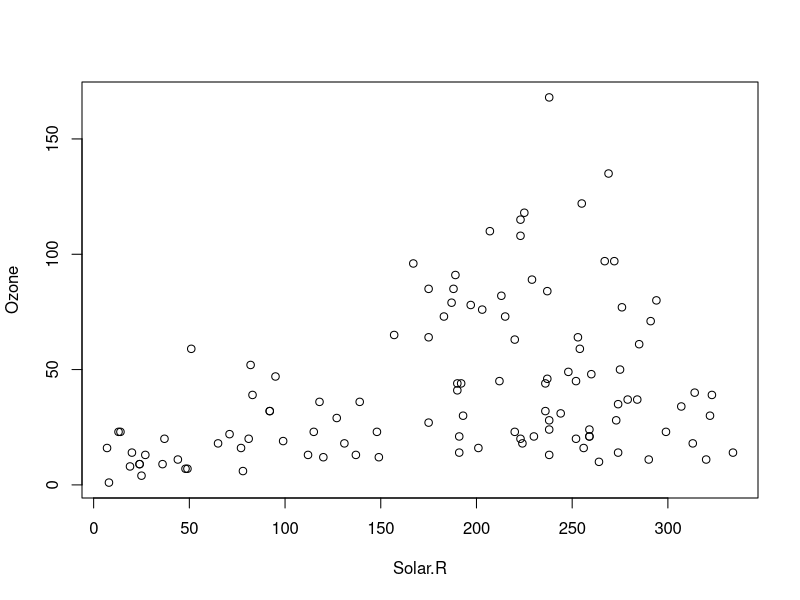

This figure's R source: (Note: this script raises an error after producing the figure.)
library(tidyverse)

data("airquality")

# Our dataset
# Solar.R solar radiation
glimpse(airquality)
summary(airquality)
names  (airquality)

# plotting

# base R
plot(Ozone~Solar.R, airquality)
abline(h = mean_ozone)

# ggplot
ggplot(airquality, aes(x = Solar.R, y = Ozone)) +
    geom_point(aes(color = Month))


# calculation
mean_ozone <- mean(airquality$Ozone, na.rm = T)
mean_ozone

# plot with mean of ozone ( using base R plotting function)
plot(Ozone~Solar.R, airquality)
abline(h = mean_ozone, col = 'green')

# using ggplot package
ggplot(airquality, aes(x = Solar.R, y = Ozone)) +
    geom_point(aes(color = Month)) +
    geom_hline(yintercept = mean_ozone, color = 'green')

model <- lm(Ozone~Solar.R, data = airquality)
summary(model)

# adding regression line

# base R
plot(Ozone~Solar.R, airquality)
abline(h = mean_ozone, col = 'green')
abline(model, col = 'red')
plot(model)

# ggplot
ggplot(airquality, aes(x = Solar.R, y = Ozone)) +
    geom_point(aes(color = Month)) +
    geom_smooth(method = 'lm', se = FALSE, color = 'red') +
    geom_hline(yintercept = mean_ozone, color = 'green')

# some cool plot i do not understand yet
coplot(Ozone~Solar.R | Wind, panel = panel.smooth, airquality)
